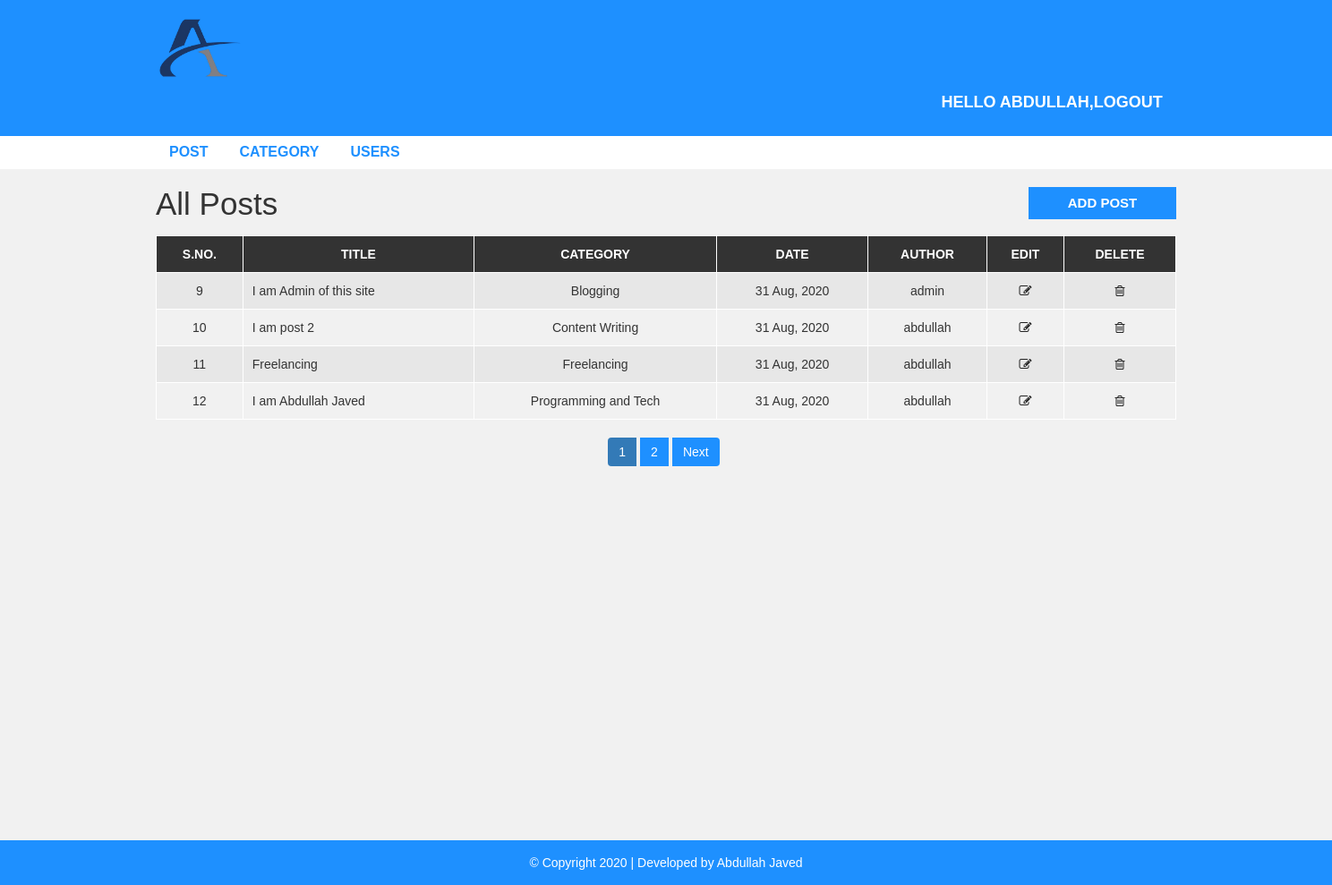
/blog/admin/post.php (signed in), run on the app's committed database.
### tables this page shows
CREATE TABLE `post` (
  `post_id` int(11) NOT NULL,
  `title` varchar(100) NOT NULL,
  `description` text NOT NULL,
  `category` varchar(100) NOT NULL,
  `post_date` varchar(50) NOT NULL,
  `author` int(11) NOT NULL,
  `post_img` varchar(100) NOT NULL
);

CREATE TABLE `category` (
  `category_id` int(11) NOT NULL,
  `category_name` varchar(100) NOT NULL,
  `post` int(11) NOT NULL DEFAULT 0
);

CREATE TABLE `user` (
  `user_id` int(10) UNSIGNED NOT NULL,
  `first_name` varchar(30) NOT NULL,
  `last_name` varchar(30) NOT NULL,
  `username` varchar(30) DEFAULT NULL,
  `password` varchar(40) DEFAULT NULL,
  `role` int(11) NOT NULL
);

### blog/admin/post.php (the view, shortened to what this page needs)
<?php include "header.php"; ?>
  <div id="admin-content">
      <div class="container">
          <div class="row">
              <div class="col-md-10">
                  <h1 class="admin-heading">All Posts</h1>
              </div>
              <div class="col-md-2">
                  <a class="add-new" href="add-post.php">add post</a>
              </div>
              <div class="col-md-12">
              <?php
                             include 'config.php';
                             $limit= 4;
                             if (isset($_GET['page'])) {
                                $page= $_GET['page'];
                            }else{
                                $page=1;
                            }
                             $offset= ($page-1) * $limit;
                             if ($_SESSION['user_role']=='1'){
                             $sql= "SELECT * FROM post LEFT JOIN category ON post.category=category.category_id LEFT JOIN user ON
                             post.author= user.user_id ORDER BY post.post_id LIMIT $offset,$limit";
                             }
                             elseif ($_SESSION['user_role']=='0'){
                              $sql= "SELECT * FROM post LEFT JOIN category ON post.category=category.category_id LEFT JOIN user ON
                              post.author= user.user_id  WHERE post.author= ".$_SESSION['user_id']." ORDER BY post.post_id LIMIT $offset,$limit";
                             }
                             $result= mysqli_query($con,$sql);
                             if (mysqli_num_rows($result)>0) {
                         ?>
                  <table class="content-table">
                      <thead>
                          <th>S.No.</th>
                          <th>Title</th>
                          <th>Category</th>
                          <th>Date</th>
                          <th>Author</th>
                          <th>Edit</th>
                          <th>Delete</th>
                      </thead>
                      <tbody>
                      <?php   while ($row= mysqli_fetch_assoc($result)) {
                           ?>
                          <tr>
                              <td class='id'><?php echo $row['post_id'];  ?></td>
                              <td><?php echo $row['title'];  ?></td>
                              <td><?php echo $row['category_name'];  ?></td>
                              <td><?php echo $row['post_date'];  ?></td>
                              <td><?php echo $row['username'];  ?></td>
                              <td class='edit'><a href='update-post.php?id=<?php echo $row['post_id'];  ?>'><i class='fa fa-edit'></i></a></td>
                              <td class='delete'><a href='delete-post.php?id=<?php  echo $row['post_id'];   ?>&catid=<?php  echo $row['category'];  ?>'><i class='fa fa-trash-o'></i></a></td>
                          </tr>
                      <?php }  ?>
                      </tbody>
                  </table>
                  <?php
                             }
                             else {
                                 echo "You have not posted any thing";
                             }
                     $sql1= "SELECT * FROM post";
                     $result1= mysqli_query($con,$sql1);
                     if (mysqli_num_rows($result1)>0) {
    $total_rec= mysqli_num_rows($result1);
    $total_pages= ceil($total_rec / $limit);
       echo "<ul class='pagination admin-pagination'>";
    for ($i=1; $i<=$total_pages ; $i++) {
        if ($i==$page) {
            $active= "active";
        }else{
            $active="";
        }
      echo  '<li class="'.$active.'"><a href="post.php?page='.$i.'">'.$i.'</a></li>';
    }
      if ($total_pages > $page) {
          echo '<li><a href="post.php?page='.($page+1).'">Next</a></li>';
      }
  echo "</ul>";
}
?>
              </div>
          </div>
      </div>
  </div>
<?php include "footer.php"; ?>

### blog/css/style.css (style rules this page uses)
body { background: #f1f1f1; font-family: sans-serif,arial,Helvetica; }
a, a:hover, a:focus { text-decoration: none; outline: none; }
ul { margin:0; padding:0; list-style:none; }
#admin-content { padding: 20px 0; min-height: 750px; }
#admin-content .admin-heading { font-size: 35px; margin: 0 0 15px; }
#admin-content .add-new { color: #fff; background-color: #1E90FF; font-size: 15px; font-weight: 600; text-align: center; text-transform: uppercase; padding: 7px 10px; display: block; transition: all 0.3s; }
#admin-content .content-table { border: 1px solid #000; width: 100%; margin: 0 0 20px; }
#admin-content .content-table thead { color: #fff; background-color: #333; }
#admin-content .content-table th { padding: 10px; border: 1px solid #fff; font-weight: 600; text-align: center; text-transform: uppercase; }
#admin-content .content-table tbody { color: #333; }
#admin-content .content-table tbody tr { background-color: #e7e7e7; }
#admin-content .content-table tbody tr:nth-child(even) { background-color: transparent; }
#admin-content .content-table tbody td { padding: 10px; border: 1px solid #fff; text-align: center; }
#admin-content .content-table tbody td:nth-child(2) { text-align: left; }
#admin-content .admin-pagination { margin: 0; }
#admin-content .admin-pagination li a { display: block; }
.id, .edit, .delete { text-align:center; }
.pagination { display: block; text-align: center; margin: 0; }
.pagination li { display:inline-block; margin: 0 5px 0 0; }
.pagination li a { border: none; background: #1e90ff; color: #fff; }
i.fa { color:#222; }

### data on the page
post: post_id "9", title "I am Admin of this site", category.category_name "Blogging", post_date "31 Aug, 2020", user.username "admin"
post: post_id "10", title "I am post 2", category.category_name "Content Writing", post_date "31 Aug, 2020", user.username "abdullah"
post: post_id "11", title "Freelancing", category.category_name "Freelancing", post_date "31 Aug, 2020", user.username "abdullah"
post: post_id "12", title "I am Abdullah Javed", category.category_name "Programming and Tech", post_date "31 Aug, 2020", user.username "abdullah"

### other printed values
$_SESSION['f_name'] "ABDULLAH"
